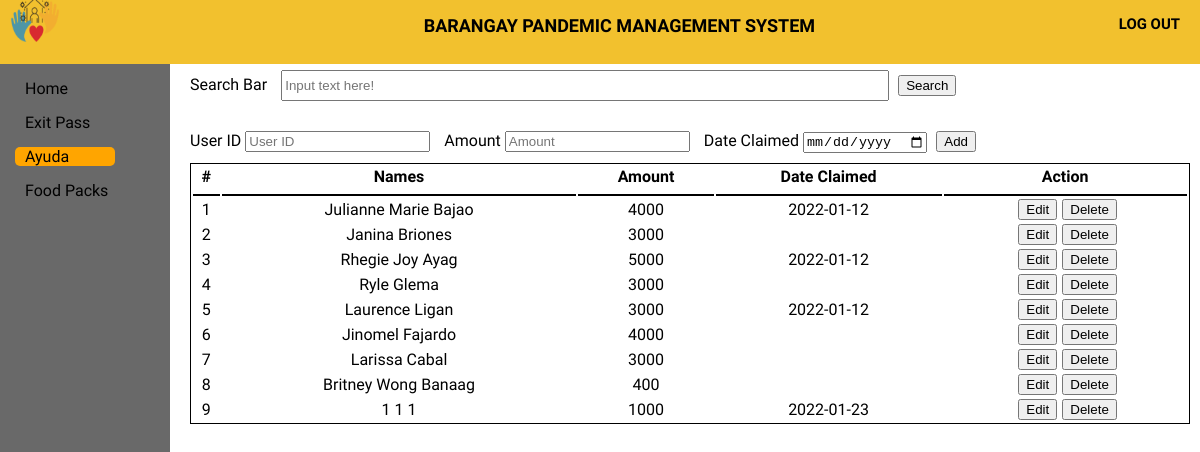
Page /Official/Ayuda/ayuda.php on the earlier database version.
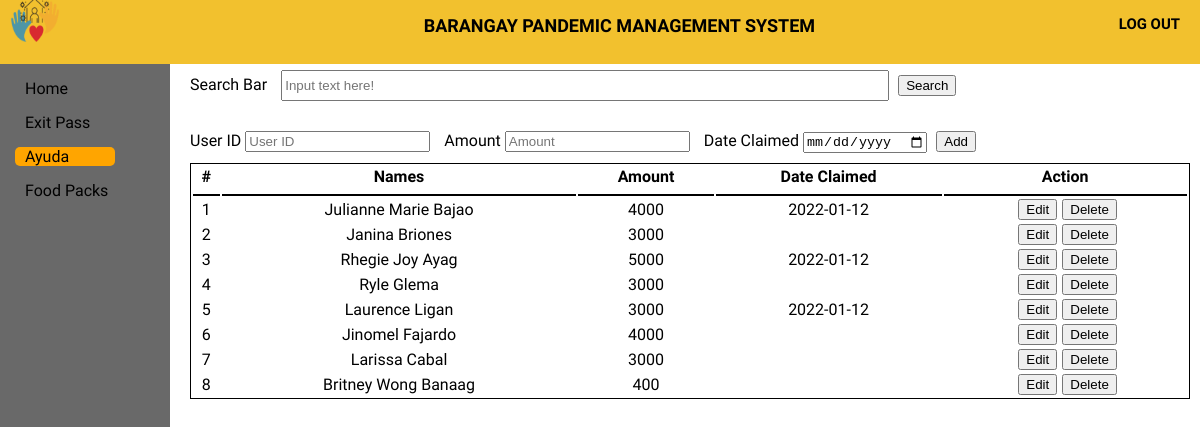
Same page on the later database version.
### tables this page shows
CREATE TABLE `ayuda` (
  `ayudaID` int(11) NOT NULL,
  `userID` int(11) NOT NULL,
  `name2` varchar(50) NOT NULL,
  `amount` int(50) NOT NULL,
  `barangay` varchar(50) NOT NULL,
  `date_toclaim` varchar(50) NOT NULL,
  `date_claimed` varchar(50) NOT NULL
);

### Official/Ayuda/ayuda.php (the view, shortened to what this page needs)
<!DOCTYPE html>
<html>
<head>
	<link rel="stylesheet" type="text/css" href="ayuda.css">
</head>
<body>
	<header>
		<div class="log_out">
			<a href="log_out" class="logout_btn"><h5>LOG OUT</h5></a>
		</div>
		<div class="title">
			<h5>BARANGAY PANDEMIC MANAGEMENT SYSTEM</h5>
		</div>
		<div class="logobox">
			<img src="logo1.png" class="logo">
		</div>
	</header>
	<div class="sidebar">
		<a href="../home page/home.html"><span>Home</span></a>
		<a href="../ExitPass/exitpass.php"><span>Exit Pass</span></a>
		<a href="../Ayuda/Ayuda.php" id="main"><span>Ayuda</span></a>
		<a href="../Food pack/Food pack.php"><span>Food Packs</span></a>
	</div>
	<div class="content">
		<form action="aresult.php" method="get">
		<div class="Cheader">
			<label>Search Bar</label>
			<input type="text" name="search" id="searchbar" placeholder="Input text here!">
			<button type="submit" >Search</button>
		</div>
		</form>
		<form action="addayuda-check.php" method="POST">
		<div class="Add">
			<label>User ID</label>
			<input type="text" name="userID" id="userID" placeholder="User ID">
			<label>Amount</label>
			<input type="text" name="amount" id="Amount" placeholder="Amount">
			<label>Date Claimed</label>
			<input type="Date" name="date_claimed" id="date_claimed">
			<button type="submit" name="add-ayuda" class="submit">Add</button>
		</div>
		</form>
		<table class="table1">
		  <tr>
		  	<th>#</th>
		    <th>Names</th>
		    <th>Amount</th>
		    <th>Date Claimed</th>
		    <th>Action</th>
		  </tr>
		  <tbody>
					<?php
						require '../Connection/db_conn.php';
						$query = $conn->query("SELECT *  FROM `ayuda`;") or die(mysqli_error());
						while($fetch = $query->fetch_array()){
					?>
						<tr>
							<td><?php echo $fetch['ayudaID']?></td>
							<td><?php echo $fetch['name2']?></td>
							<td><?php echo $fetch['amount']?></td>
							<td><?php echo $fetch['date_claimed']?></td>
    						<td><center></a><a href = "edit-ayuda.php?ayudaID=<?php echo $fetch['ayudaID']?>"><i></i><button>Edit</button></a><a onclick = "confirmationDelete(this); return false;" href = "delete-ayuda.php?ayudaID=<?php echo $fetch['ayudaID']?>"><i></i><button> Delete</button></a></center></td>
  </tr>
 					 <?php
						}
					?>
					</tbody>
		</table>
	</div>
</body>
</html>

Differences in the rows shown:
removed ayuda: ayudaID "9", name2 "1 1 1", amount "1000", date_claimed "2022-01-23"
